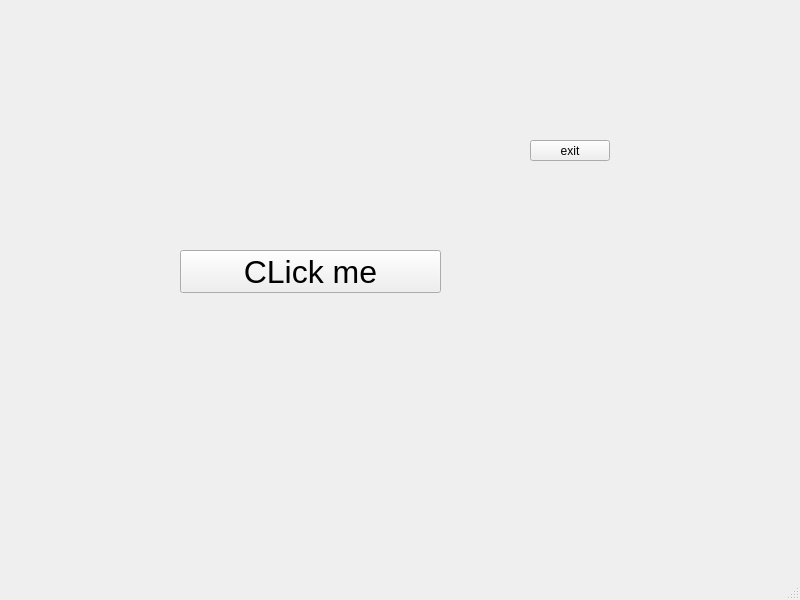
<?xml version="1.0" encoding="UTF-8"?>
<ui version="4.0">
 <class>MainWindow</class>
 <widget class="QMainWindow" name="MainWindow">
  <property name="geometry">
   <rect>
    <x>0</x>
    <y>0</y>
    <width>800</width>
    <height>600</height>
   </rect>
  </property>
  <property name="windowTitle">
   <string>MainWindow</string>
  </property>
  <widget class="QWidget" name="centralwidget">
   <widget class="QPushButton" name="clickButton">
    <property name="geometry">
     <rect>
      <x>180</x>
      <y>250</y>
      <width>261</width>
      <height>43</height>
     </rect>
    </property>
    <property name="font">
     <font>
      <pointsize>24</pointsize>
     </font>
    </property>
    <property name="text">
     <string>CLick me</string>
    </property>
   </widget>
   <widget class="QPushButton" name="exitButton">
    <property name="geometry">
     <rect>
      <x>530</x>
      <y>140</y>
      <width>80</width>
      <height>21</height>
     </rect>
    </property>
    <property name="text">
     <string>exit</string>
    </property>
   </widget>
  </widget>
  <widget class="QMenuBar" name="menubar">
   <property name="geometry">
    <rect>
     <x>0</x>
     <y>0</y>
     <width>800</width>
     <height>19</height>
    </rect>
   </property>
  </widget>
  <widget class="QStatusBar" name="statusbar"/>
 </widget>
 <resources/>
 <connections>
  <connection>
   <sender>exitButton</sender>
   <signal>clicked()</signal>
   <receiver>MainWindow</receiver>
   <slot>close()</slot>
   <hints>
    <hint type="sourcelabel">
     <x>588</x>
     <y>167</y>
    </hint>
    <hint type="destinationlabel">
     <x>594</x>
     <y>291</y>
    </hint>
   </hints>
  </connection>
 </connections>
</ui>
